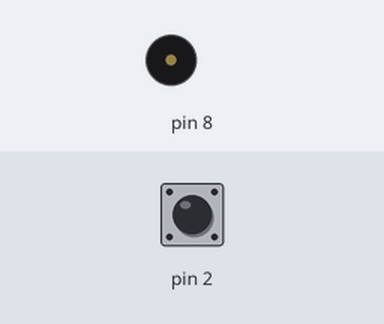
Recording of a sketch running on a simulated Arduino Uno, built with avr-gcc and run on an emulated ATmega328P. On the bench: buzzer (waves = sounding). Inputs (shaded band) come from the test bench; at power-on: pin 2 HIGH.

Above: at 1.2 s.
1.3 s: pin 2 pulled LOW for 0.15 s
At 1.47 s:
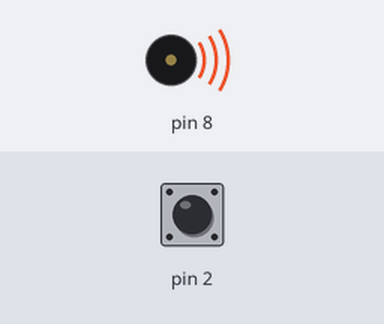
3.1 s: pin 2 pulled LOW for 3.2 s
At 7.0 s:
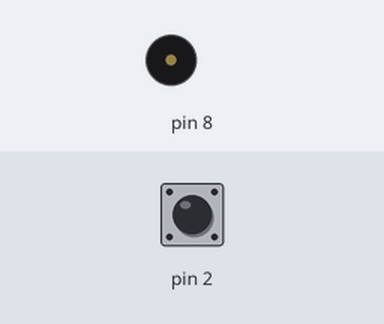
Timing chart, 0 to 8.5 s (numbered marks = the images above; inputs shaded):
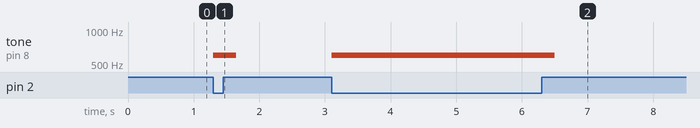

Measured:
- after the input at 1.3 s, tone on pin 8: silent → 600 Hz at once, → silent 0.35 s later
- after the input at 3.1 s, tone on pin 8: silent → 600 Hz at once, → silent 3.4 s later

The sketch:

10.Complete.ino
```cpp
int buzzer = 8;

void setup() {
  Serial.begin(9600);
  pinMode(2, INPUT_PULLUP);
  pinMode(8, OUTPUT);
}
void loop() {
  if (digitalRead(2) == 0) {
      tone(8, 600,200);
     }
      else {
    if (digitalRead(2) == 1) {

     }
  }
}
```
